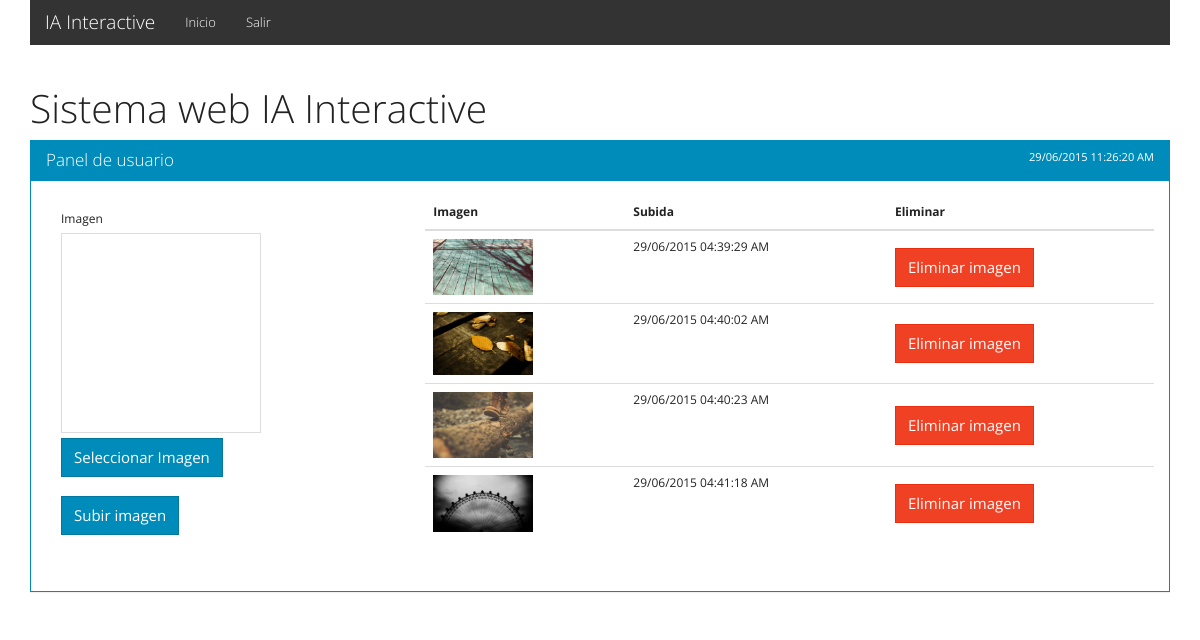
The page /site/users/personal-gallery.php?id=26 (signed in) on the database its author committed.
### tables this page shows
CREATE TABLE IF NOT EXISTS `galleries` (
  `id_gallery` int(10) unsigned NOT NULL AUTO_INCREMENT,
  `id_user` int(10) unsigned NOT NULL,
  `image` varchar(255) DEFAULT NULL,
  `uploaded_at` timestamp NULL DEFAULT CURRENT_TIMESTAMP,
  `qty_votes` int(10) DEFAULT NULL,
  `sum_votes` int(10) DEFAULT NULL,
  `average` float(10,2) DEFAULT NULL,
  PRIMARY KEY (`id_gallery`),
  KEY `FK_user` (`id_user`)
);

### site/blocks/__block--session.php (called while the page is built, shortened)
<?php
$image      = $_SESSION['image'];
?>

### site/class/Gallery.php (called while the page is built, shortened)
<?php
class Gallery{
    public function index($id_user){
        $all = mysql_query("SELECT galleries.id_user, galleries.image, id_gallery, uploaded_at, qty_votes, sum_votes, average, users.vote FROM galleries INNER JOIN users ON(users.id_user = galleries.id_user ) WHERE galleries.id_user = '".$id_user."'");
        while($row = mysql_fetch_array($all)){
           $this->all[] = $row;
        }
        return $this->all;
    }
}
?>

### site/users/personal-gallery.php (the view, shortened to what this page needs)
<?php
include('../blocks/__block--session.php');
include '../persistent-options.php';
$id_user = $_GET['id'];
require('../class/Gallery.php');
$gallery = new Gallery($image, $id_user);
$data_gallery = $gallery->index($id_user);
?>
<!DOCTYPE html>
<html lang="en">
<head>
    <?php styles('../../'); ?>
</head>
<body>
<?php menu_in('../'); ?>
<div class="container">
    <h1>Sistema web IA Interactive</h1>
    <div class="m-top panel panel-primary">
      <div class="panel-heading">
        <h3 class="panel-title">Panel de usuario <small class="right"><?php echo date("d/m/Y h:i:s A"); ?></small></h3>
      </div>
      <div class="panel-body">
        <form action="save-image.php" method="post" id="register-form" enctype="multipart/form-data" >
                <div class="row">
                    <div class="col-md-4">
                        <div class="form-group">
                            <div class="col-md-12">
                            <label class="control-label">Imagen</label>
                                <div class="fileupload fileupload-new" data-provides="fileupload">
                                    <div class="fileupload-preview thumbnail"></div>
                                        <div>
                                            <span class="btn btn-primary btn-file btn-blue-dark">
                                                <span class="fileupload-new">Seleccionar Imagen</span>
                                            </span>
                                        </div>
                                </div>
                            </div>
                        </div>
                        <div class="col-md-12">
                          <button type="submit" class="btn m-top btn-primary">Subir imagen</button>
                        </div>
                    </div>
                    <div class="form-group">
                      <div class="col-md-8">
                           <table class="table table stripped">
                              <thead>
                                  <th>Imagen</th>
                                  <th>Subida</th>
                                  <th>Eliminar</th>
                              </thead>
                              <tbody>
                                  <?php for ($i=0; $i < sizeof($data_gallery); $i++) { ?>
                                  <tr>
                                      <td>
                                      <img src="../../<?php echo $data_gallery[$i]['image']; ?>" width="100px" class="img-responsive" alt="">
                                      </td>
                                      <td><?php echo date("d/m/Y h:i:s A", strtotime($data_gallery[$i]['uploaded_at'])); ?></td>
                                      <td style="vertical-align:middle"><a class="btn btn-danger" href="delete-image.php?id=<?php echo $data_gallery[$i]['id_gallery']; ?>">Eliminar imagen</a></td>
                                  </tr>
                                  <?php } ?>
                              </tbody>
                           </table>
                      </div>
                    </div>
            </form>
      </div>
    </div>
</div>
</body>
</html>

### site/persistent-options.php (shortened to what this page needs)
<?php
function styles($path) {
    $styles = <<< AAA
    <link rel="stylesheet" href="{$path}styles/normalize.css">
    <link rel="stylesheet" href="{$path}styles/bootstrap.min.css">
    <link rel="stylesheet" href="{$path}styles/bootstrap-fileupload.min.css">
    <link rel="stylesheet" href="{$path}styles/main.css">
    <link rel="stylesheet" href="http://code.jquery.com/ui/1.10.3/themes/smoothness/jquery-ui.css">
AAA;
    echo $styles . "\n";
}
if($status == 1){
    function menu_in($path) {
    $menu = <<< AAA
    <header class="container">
        <nav class="navbar navbar-default">
          <div class="container-fluid">
            <div class="navbar-header">
              <button type="button" class="navbar-toggle collapsed" data-toggle="collapse" data-target="#bs-example-navbar-collapse-1">
                <span class="sr-only">Toggle navigation</span>
                <span class="icon-bar"></span>
                <span class="icon-bar"></span>
                <span class="icon-bar"></span>
              </button>
              <a class="navbar-brand" href="#">IA Interactive</a>
            </div>
            <div class="collapse navbar-collapse" id="bs-example-navbar-collapse-1">
              <ul class="nav navbar-nav ">
                <li><a href="{$path}users/">Inicio</a></li>
                <li><a href="{$path}logout.php">Salir</a></li>
              </ul>
            </div>
          </div>
        </nav>
    </header>
AAA;
echo $menu . "\n";
}
}
?>

### styles/main.css (style rules this page uses)
.m-top { margin-top: 10px; }
.right { float:right; }
.control-label { margin-top: 15px; }
.fileupload-preview { width: 200px; height: 200px; }

### rows shown on the page
galleries: image (picture), uploaded_at "29/06/2015 04:39:29 AM"
galleries: image (picture), uploaded_at "29/06/2015 04:40:02 AM"
galleries: image (picture), uploaded_at "29/06/2015 04:40:23 AM"
galleries: image (picture), uploaded_at "29/06/2015 04:41:18 AM"
